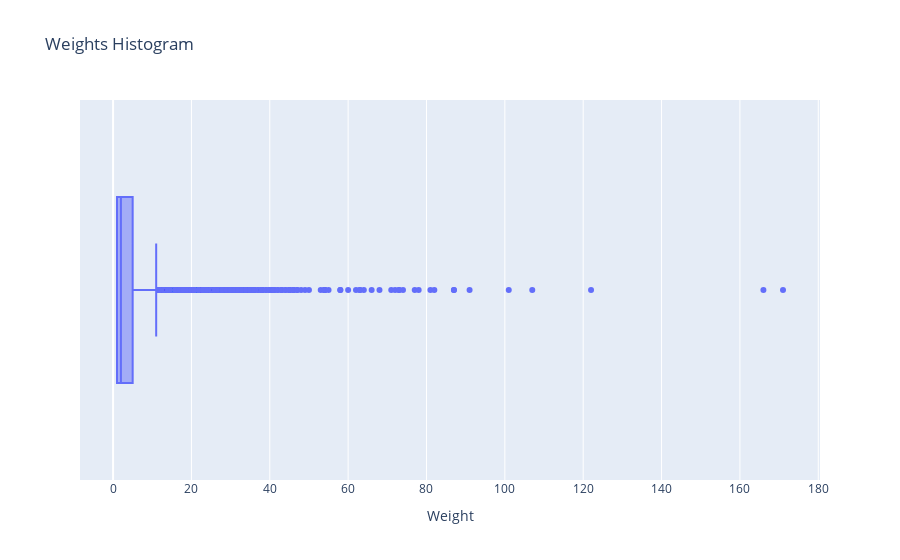

Notebook cell for this chart:
### Markdown cell above
First step in the analysis of the data is to review the distribution of the edge weights. The Box plot and the histogram indicates discrepancy in topic popularity. Most topics have fairly low engagement below 10 messages from the network. However there are a few topics that are incredibly popular with over 100 messages associated with those topics.

### Code cell
fig = px.box(weighted_2mode, x="Weight", hover_data=weighted_2mode.columns,
                  title="Weights Histogram")
fig.show()

### Figure 1 — Plotly figure (JSON) as saved in the notebook; plotly's stock layout.template omitted (floating-point values rounded to 4 significant figures; data arrays with more than 128 entries replaced by an {"elided": "..."} marker saying what was removed)
{"data": [{"alignmentgroup": "True", "customdata": {"elided": "7089x2 str values"}, "hovertemplate": "Weight=%{x}<br>User=%{customdata[0]}<br>Topic=%{customdata[1]}<extra></extra>", "legendgroup": "", "marker": {"color": "#636efa"}, "name": "", "notched": false, "offsetgroup": "", "orientation": "h", "showlegend": false, "type": "box", "x": {"elided": "7089 int values"}, "x0": " ", "xaxis": "x", "y0": " ", "yaxis": "y"}], "layout": {"autosize": true, "boxmode": "group", "legend": {"tracegroupgap": 0}, "title": {"text": "Weights Histogram"}, "xaxis": {"anchor": "y", "autorange": true, "domain": [0, 1], "range": [-8.444, 180.4], "title": {"text": "Weight"}, "type": "linear"}, "yaxis": {"anchor": "x", "autorange": true, "domain": [0, 1], "range": [-0.5, 0.5], "type": "category"}}}
